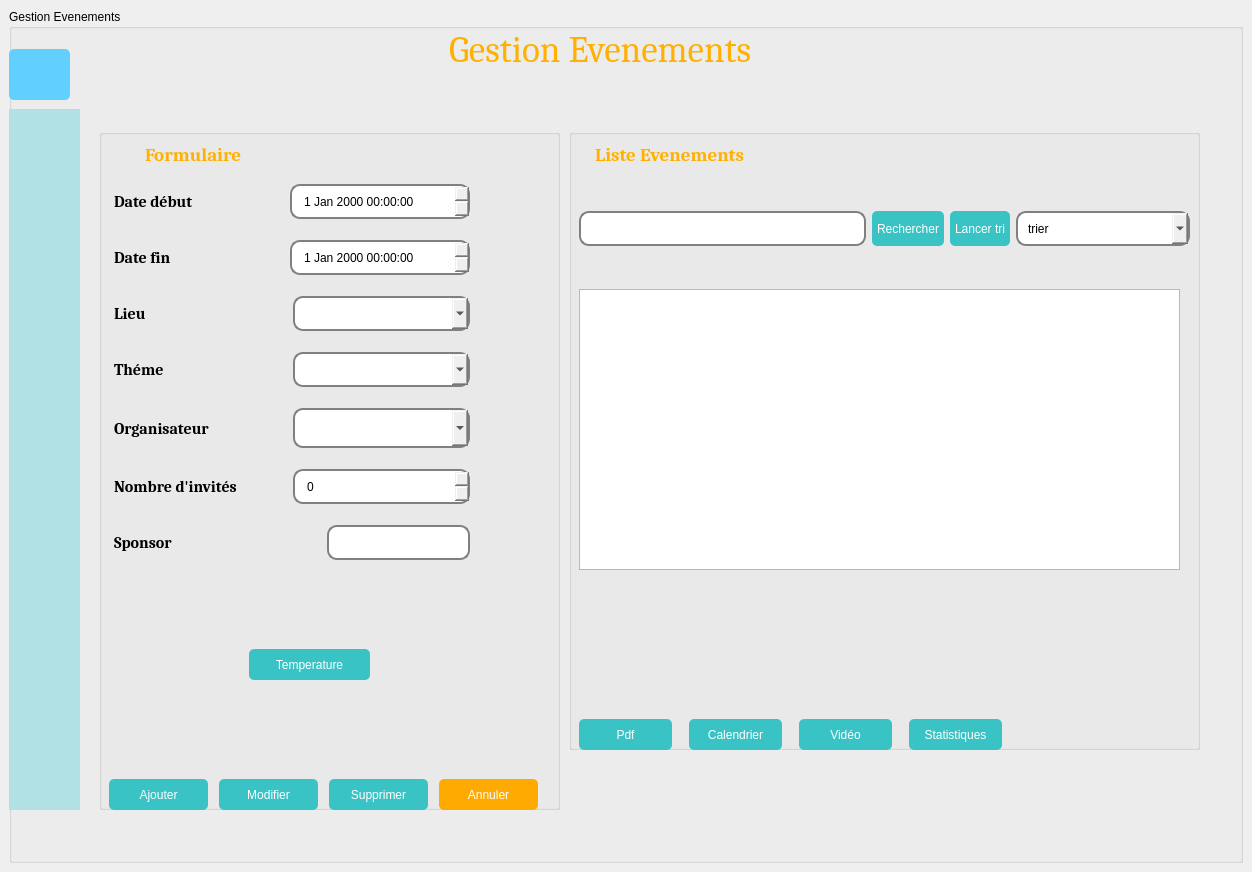
<?xml version="1.0" encoding="UTF-8"?>
<ui version="4.0">
 <class>MainWindow_event</class>
 <widget class="QMainWindow" name="MainWindow_event">
  <property name="geometry">
   <rect>
    <x>0</x>
    <y>0</y>
    <width>1252</width>
    <height>872</height>
   </rect>
  </property>
  <property name="windowTitle">
   <string>MainWindow_event</string>
  </property>
  <property name="styleSheet">
   <string notr="true">QLineEdit {
    border: 2px solid gray;
    border-radius: 10px;
    padding: 10px;
}


QPushButton {
    background-color: rgb(58, 195, 197);
    color: white;
    border-radius: 5px;
    padding: 5px;
}

QPushButton:hover{
	background-color: rgb(255, 176, 1);	
}

QLineEdit:focus, QPushButton:focus {
    border: 2px solid #4CAF50;
}
</string>
  </property>
  <widget class="QWidget" name="centralwidget">
   <layout class="QHBoxLayout" name="horizontalLayout_8">
    <item>
     <widget class="QGroupBox" name="groupBox">
      <property name="title">
       <string>Gestion Evenements</string>
      </property>
      <widget class="QGroupBox" name="ajouter">
       <property name="geometry">
        <rect>
         <x>90</x>
         <y>120</y>
         <width>461</width>
         <height>681</height>
        </rect>
       </property>
       <property name="maximumSize">
        <size>
         <width>500</width>
         <height>700</height>
        </size>
       </property>
       <property name="styleSheet">
        <string notr="true">QGroupBox {
    font: 12px;
 background-color:transparent;
}




QLabel {
    font-weight: bold;
    padding: 1px;
}

QDateTimeEdit {
    border: 2px solid gray;
    border-radius: 10px;
    padding: 10px;
}

QComboBox {
    border: 2px solid gray;
    border-radius: 10px;
    padding: 10px;
}

QSpinBox {
    border: 2px solid gray;
    border-radius: 10px;
    padding: 10px;
}</string>
       </property>
       <property name="title">
        <string/>
       </property>
       <widget class="QLabel" name="Ajouter">
        <property name="geometry">
         <rect>
          <x>40</x>
          <y>10</y>
          <width>211</width>
          <height>31</height>
         </rect>
        </property>
        <property name="font">
         <font>
          <family>Cambria</family>
          <pointsize>14</pointsize>
          <weight>75</weight>
          <italic>false</italic>
          <bold>true</bold>
         </font>
        </property>
        <property name="styleSheet">
         <string notr="true">QLabel {
   color:#ffb001;
}</string>
        </property>
        <property name="text">
         <string>Formulaire</string>
        </property>
       </widget>
       <widget class="QWidget" name="layoutWidget_4">
        <property name="geometry">
         <rect>
          <x>10</x>
          <y>40</y>
          <width>361</width>
          <height>411</height>
         </rect>
        </property>
        <layout class="QVBoxLayout" name="verticalLayout">
         <item>
          <layout class="QHBoxLayout" name="horizontalLayout">
           <property name="spacing">
            <number>0</number>
           </property>
           <item>
            <widget class="QLabel" name="nom_label">
             <property name="font">
              <font>
               <family>Cambria</family>
               <pointsize>12</pointsize>
               <weight>75</weight>
               <bold>true</bold>
              </font>
             </property>
             <property name="text">
              <string>Date début</string>
             </property>
            </widget>
           </item>
           <item>
            <widget class="QDateTimeEdit" name="dateTimeEdit_debut">
             <property name="maximumSize">
              <size>
               <width>16777215</width>
               <height>35</height>
              </size>
             </property>
            </widget>
           </item>
          </layout>
         </item>
         <item>
          <layout class="QHBoxLayout" name="horizontalLayout_2">
           <property name="spacing">
            <number>0</number>
           </property>
           <item>
            <widget class="QLabel" name="nom_label_2">
             <property name="font">
              <font>
               <family>Cambria</family>
               <pointsize>12</pointsize>
               <weight>75</weight>
               <bold>true</bold>
              </font>
             </property>
             <property name="text">
              <string>Date fin</string>
             </property>
            </widget>
           </item>
           <item>
            <widget class="QDateTimeEdit" name="dateTimeEdit_fin">
             <property name="maximumSize">
              <size>
               <width>16777215</width>
               <height>35</height>
              </size>
             </property>
            </widget>
           </item>
          </layout>
         </item>
         <item>
          <layout class="QHBoxLayout" name="horizontalLayout_3">
           <item>
            <widget class="QLabel" name="organization_label">
             <property name="font">
              <font>
               <family>Cambria</family>
               <pointsize>12</pointsize>
               <weight>75</weight>
               <bold>true</bold>
              </font>
             </property>
             <property name="text">
              <string>Lieu</string>
             </property>
            </widget>
           </item>
           <item>
            <widget class="QComboBox" name="comboBox_lieu">
             <property name="maximumSize">
              <size>
               <width>16777215</width>
               <height>35</height>
              </size>
             </property>
            </widget>
           </item>
          </layout>
         </item>
         <item>
          <layout class="QHBoxLayout" name="horizontalLayout_4">
           <item>
            <widget class="QLabel" name="budget_label">
             <property name="font">
              <font>
               <family>Cambria</family>
               <pointsize>12</pointsize>
               <weight>75</weight>
               <bold>true</bold>
              </font>
             </property>
             <property name="text">
              <string>Théme</string>
             </property>
            </widget>
           </item>
           <item>
            <widget class="QComboBox" name="comboBox_theme">
             <property name="maximumSize">
              <size>
               <width>16777215</width>
               <height>35</height>
              </size>
             </property>
            </widget>
           </item>
          </layout>
         </item>
         <item>
          <layout class="QHBoxLayout" name="horizontalLayout_5">
           <item>
            <widget class="QLabel" name="id_label">
             <property name="font">
              <font>
               <family>Cambria</family>
               <pointsize>12</pointsize>
               <weight>75</weight>
               <bold>true</bold>
              </font>
             </property>
             <property name="text">
              <string>Organisateur</string>
             </property>
            </widget>
           </item>
           <item>
            <widget class="QComboBox" name="comboBox_organisateur"/>
           </item>
          </layout>
         </item>
         <item>
          <layout class="QHBoxLayout" name="horizontalLayout_6">
           <item>
            <widget class="QLabel" name="date_label">
             <property name="font">
              <font>
               <family>Cambria</family>
               <pointsize>12</pointsize>
               <weight>75</weight>
               <bold>true</bold>
              </font>
             </property>
             <property name="text">
              <string>Nombre d'invités</string>
             </property>
            </widget>
           </item>
           <item>
            <widget class="QSpinBox" name="spinBox_nb">
             <property name="maximumSize">
              <size>
               <width>16777215</width>
               <height>35</height>
              </size>
             </property>
            </widget>
           </item>
          </layout>
         </item>
         <item>
          <layout class="QHBoxLayout" name="horizontalLayout_7">
           <item>
            <widget class="QLabel" name="id_label_2">
             <property name="font">
              <font>
               <family>Cambria</family>
               <pointsize>12</pointsize>
               <weight>75</weight>
               <bold>true</bold>
              </font>
             </property>
             <property name="text">
              <string>Sponsor</string>
             </property>
            </widget>
           </item>
           <item>
            <spacer name="horizontalSpacer">
             <property name="orientation">
              <enum>Qt::Horizontal</enum>
             </property>
             <property name="sizeHint" stdset="0">
              <size>
               <width>40</width>
               <height>20</height>
              </size>
             </property>
            </spacer>
           </item>
           <item>
            <widget class="QLineEdit" name="lineEdit_id_sponsor">
             <property name="maximumSize">
              <size>
               <width>16777215</width>
               <height>35</height>
              </size>
             </property>
            </widget>
           </item>
          </layout>
         </item>
        </layout>
       </widget>
       <widget class="QPushButton" name="ajouter_pb">
        <property name="geometry">
         <rect>
          <x>10</x>
          <y>650</y>
          <width>99</width>
          <height>31</height>
         </rect>
        </property>
        <property name="maximumSize">
         <size>
          <width>100</width>
          <height>31</height>
         </size>
        </property>
        <property name="text">
         <string>Ajouter</string>
        </property>
        <property name="icon">
         <iconset resource="Resource.qrc">
          <normaloff>:/Icones/Icones/ajouter.png</normaloff>:/Icones/Icones/ajouter.png</iconset>
        </property>
        <property name="iconSize">
         <size>
          <width>20</width>
          <height>20</height>
         </size>
        </property>
       </widget>
       <widget class="QPushButton" name="supprimer_pb">
        <property name="geometry">
         <rect>
          <x>230</x>
          <y>650</y>
          <width>99</width>
          <height>31</height>
         </rect>
        </property>
        <property name="maximumSize">
         <size>
          <width>101</width>
          <height>31</height>
         </size>
        </property>
        <property name="text">
         <string>Supprimer</string>
        </property>
        <property name="icon">
         <iconset resource="Resource.qrc">
          <normaloff>:/Icones/Icones/supprimer.png</normaloff>:/Icones/Icones/supprimer.png</iconset>
        </property>
        <property name="iconSize">
         <size>
          <width>20</width>
          <height>20</height>
         </size>
        </property>
       </widget>
       <widget class="QPushButton" name="modifier_pb">
        <property name="geometry">
         <rect>
          <x>120</x>
          <y>650</y>
          <width>99</width>
          <height>31</height>
         </rect>
        </property>
        <property name="maximumSize">
         <size>
          <width>100</width>
          <height>31</height>
         </size>
        </property>
        <property name="text">
         <string>Modifier</string>
        </property>
        <property name="icon">
         <iconset resource="Resource.qrc">
          <normaloff>:/Icones/Icones/modifier.png</normaloff>:/Icones/Icones/modifier.png</iconset>
        </property>
        <property name="iconSize">
         <size>
          <width>20</width>
          <height>20</height>
         </size>
        </property>
       </widget>
       <widget class="QPushButton" name="annuler_pb">
        <property name="geometry">
         <rect>
          <x>340</x>
          <y>650</y>
          <width>99</width>
          <height>31</height>
         </rect>
        </property>
        <property name="maximumSize">
         <size>
          <width>100</width>
          <height>31</height>
         </size>
        </property>
        <property name="styleSheet">
         <string notr="true">background-color: rgb(255, 170, 0)</string>
        </property>
        <property name="text">
         <string>Annuler</string>
        </property>
        <property name="icon">
         <iconset theme="s">
          <normaloff>.</normaloff>.</iconset>
        </property>
        <property name="iconSize">
         <size>
          <width>20</width>
          <height>20</height>
         </size>
        </property>
       </widget>
       <widget class="QPushButton" name="pushButton_2">
        <property name="geometry">
         <rect>
          <x>150</x>
          <y>520</y>
          <width>121</width>
          <height>31</height>
         </rect>
        </property>
        <property name="text">
         <string>Temperature</string>
        </property>
        <property name="icon">
         <iconset resource="Resource.qrc">
          <normaloff>:/Icones/Icones/température.png</normaloff>:/Icones/Icones/température.png</iconset>
        </property>
        <property name="iconSize">
         <size>
          <width>30</width>
          <height>30</height>
         </size>
        </property>
       </widget>
      </widget>
      <widget class="QLabel" name="nom_gestion">
       <property name="geometry">
        <rect>
         <x>440</x>
         <y>10</y>
         <width>441</width>
         <height>61</height>
        </rect>
       </property>
       <property name="font">
        <font>
         <family>Cambria</family>
         <pointsize>28</pointsize>
         <weight>50</weight>
         <bold>false</bold>
        </font>
       </property>
       <property name="styleSheet">
        <string notr="true">
QLabel {
   color:#ffb001;
}
</string>
       </property>
       <property name="text">
        <string>Gestion Evenements</string>
       </property>
      </widget>
      <widget class="QGroupBox" name="afficher">
       <property name="geometry">
        <rect>
         <x>560</x>
         <y>120</y>
         <width>631</width>
         <height>621</height>
        </rect>
       </property>
       <property name="styleSheet">
        <string notr="true">QGroupBox {
    font: 12px;
 background-color:transparent;
}


QLabel {
    font-weight: bold;
    padding: 1px;
}


QComboBox {
    border: 2px solid gray;
    border-radius: 10px;
    padding: 10px;
}</string>
       </property>
       <property name="title">
        <string/>
       </property>
       <widget class="QLabel" name="afficher_label">
        <property name="geometry">
         <rect>
          <x>20</x>
          <y>10</y>
          <width>221</width>
          <height>31</height>
         </rect>
        </property>
        <property name="font">
         <font>
          <family>Cambria</family>
          <pointsize>14</pointsize>
          <weight>75</weight>
          <italic>false</italic>
          <bold>true</bold>
         </font>
        </property>
        <property name="styleSheet">
         <string notr="true">QLabel {
   color:#ffb001;
}</string>
        </property>
        <property name="text">
         <string>Liste Evenements</string>
        </property>
       </widget>
       <widget class="QTableView" name="tableView">
        <property name="geometry">
         <rect>
          <x>10</x>
          <y>160</y>
          <width>601</width>
          <height>281</height>
         </rect>
        </property>
       </widget>
       <widget class="QPushButton" name="stat_pb">
        <property name="geometry">
         <rect>
          <x>340</x>
          <y>590</y>
          <width>93</width>
          <height>31</height>
         </rect>
        </property>
        <property name="styleSheet">
         <string notr="true">
QPushButton {
    background-color: rgb(58, 195, 197);
    color: white;
    border-radius: 5px;
    padding: 5px;
}

QLineEdit:focus, QPushButton:focus {
    border: 2px solid #4CAF50;
}

QPushButton:hover{
	background-color: rgb(255, 176, 1);	
}

</string>
        </property>
        <property name="text">
         <string>Statistiques</string>
        </property>
        <property name="iconSize">
         <size>
          <width>30</width>
          <height>40</height>
         </size>
        </property>
       </widget>
       <widget class="QPushButton" name="calendar_pb">
        <property name="geometry">
         <rect>
          <x>120</x>
          <y>590</y>
          <width>93</width>
          <height>31</height>
         </rect>
        </property>
        <property name="styleSheet">
         <string notr="true">
QPushButton {
    background-color: rgb(58, 195, 197);
    color: white;
    border-radius: 5px;
    padding: 5px;
}

QLineEdit:focus, QPushButton:focus {
    border: 2px solid #4CAF50;
}

QPushButton:hover{
	background-color: rgb(255, 176, 1);	
}

</string>
        </property>
        <property name="text">
         <string>Calendrier</string>
        </property>
        <property name="icon">
         <iconset resource="Resource.qrc">
          <normaloff>:/Icones/Icones/calendrier.png</normaloff>
          <normalon>:/Img/Icones/calendrier.png</normalon>:/Icones/Icones/calendrier.png</iconset>
        </property>
        <property name="iconSize">
         <size>
          <width>30</width>
          <height>40</height>
         </size>
        </property>
        <property name="checkable">
         <bool>true</bool>
        </property>
       </widget>
       <widget class="QPushButton" name="video_pb">
        <property name="geometry">
         <rect>
          <x>230</x>
          <y>590</y>
          <width>93</width>
          <height>31</height>
         </rect>
        </property>
        <property name="styleSheet">
         <string notr="true">
QPushButton {
    background-color: rgb(58, 195, 197);
    color: white;
    border-radius: 5px;
    padding: 5px;
}

QLineEdit:focus, QPushButton:focus {
    border: 2px solid #4CAF50;
}

QPushButton:hover{
	background-color: rgb(255, 176, 1);	
}

</string>
        </property>
        <property name="text">
         <string>Vidéo</string>
        </property>
        <property name="icon">
         <iconset resource="Resource.qrc">
          <normaloff>:/Icones/Icones/video.png</normaloff>
          <normalon>:/Img/Icones/video.png</normalon>:/Icones/Icones/video.png</iconset>
        </property>
        <property name="iconSize">
         <size>
          <width>30</width>
          <height>40</height>
         </size>
        </property>
       </widget>
       <widget class="QPushButton" name="pdf_pb">
        <property name="geometry">
         <rect>
          <x>10</x>
          <y>590</y>
          <width>93</width>
          <height>31</height>
         </rect>
        </property>
        <property name="text">
         <string>Pdf</string>
        </property>
        <property name="icon">
         <iconset resource="Resource.qrc">
          <normaloff>:/Icones/Icones/pdf.png</normaloff>:/Icones/Icones/pdf.png</iconset>
        </property>
        <property name="iconSize">
         <size>
          <width>30</width>
          <height>40</height>
         </size>
        </property>
       </widget>
       <widget class="QWidget" name="layoutWidget">
        <property name="geometry">
         <rect>
          <x>10</x>
          <y>80</y>
          <width>611</width>
          <height>39</height>
         </rect>
        </property>
        <layout class="QHBoxLayout" name="horizontalLayout_11">
         <item>
          <layout class="QHBoxLayout" name="horizontalLayout_10">
           <item>
            <widget class="QLineEdit" name="lineEdit_rechercher">
             <property name="maximumSize">
              <size>
               <width>16777215</width>
               <height>35</height>
              </size>
             </property>
            </widget>
           </item>
           <item>
            <widget class="QPushButton" name="chercher">
             <property name="maximumSize">
              <size>
               <width>101</width>
               <height>35</height>
              </size>
             </property>
             <property name="text">
              <string>Rechercher</string>
             </property>
             <property name="icon">
              <iconset resource="Resource.qrc">
               <normaloff>:/Icones/Icones/rechercher.png</normaloff>:/Icones/Icones/rechercher.png</iconset>
             </property>
             <property name="iconSize">
              <size>
               <width>20</width>
               <height>20</height>
              </size>
             </property>
            </widget>
           </item>
          </layout>
         </item>
         <item>
          <layout class="QHBoxLayout" name="horizontalLayout_9">
           <item>
            <widget class="QPushButton" name="pushButton_tri">
             <property name="maximumSize">
              <size>
               <width>16777215</width>
               <height>35</height>
              </size>
             </property>
             <property name="text">
              <string>Lancer tri</string>
             </property>
            </widget>
           </item>
           <item>
            <widget class="QComboBox" name="comboBox_tri">
             <property name="maximumSize">
              <size>
               <width>16777215</width>
               <height>35</height>
              </size>
             </property>
             <item>
              <property name="text">
               <string>trier</string>
              </property>
             </item>
             <item>
              <property name="text">
               <string>par date</string>
              </property>
             </item>
             <item>
              <property name="text">
               <string>par theme</string>
              </property>
             </item>
             <item>
              <property name="text">
               <string>par nombre d'invites</string>
              </property>
             </item>
             <item>
              <property name="text">
               <string>---------------------------------</string>
              </property>
             </item>
             <item>
              <property name="text">
               <string>ordre croissant</string>
              </property>
             </item>
             <item>
              <property name="text">
               <string>ordre decroissant</string>
              </property>
             </item>
            </widget>
           </item>
          </layout>
         </item>
        </layout>
       </widget>
      </widget>
      <widget class="QLabel" name="label">
       <property name="geometry">
        <rect>
         <x>0</x>
         <y>20</y>
         <width>1211</width>
         <height>801</height>
        </rect>
       </property>
       <property name="styleSheet">
        <string notr="true">background-image: url(:/img/img/back.png);
</string>
       </property>
       <property name="text">
        <string/>
       </property>
       <property name="pixmap">
        <pixmap resource="Resource.qrc">:/img/back.png</pixmap>
       </property>
       <property name="scaledContents">
        <bool>true</bool>
       </property>
      </widget>
      <widget class="QPushButton" name="pushButton_20">
       <property name="geometry">
        <rect>
         <x>0</x>
         <y>40</y>
         <width>61</width>
         <height>51</height>
        </rect>
       </property>
       <property name="styleSheet">
        <string notr="true">background-color: rgb(97, 208, 255);</string>
       </property>
       <property name="text">
        <string/>
       </property>
       <property name="icon">
        <iconset>
         <normalon>:/img/menu.png</normalon>
        </iconset>
       </property>
       <property name="iconSize">
        <size>
         <width>40</width>
         <height>40</height>
        </size>
       </property>
       <property name="checkable">
        <bool>true</bool>
       </property>
      </widget>
      <widget class="QWidget" name="widget" native="true">
       <property name="geometry">
        <rect>
         <x>0</x>
         <y>100</y>
         <width>71</width>
         <height>701</height>
        </rect>
       </property>
       <property name="styleSheet">
        <string notr="true">	background-color: rgb(178, 225, 229);</string>
       </property>
       <widget class="QPushButton" name="pushButton_13">
        <property name="geometry">
         <rect>
          <x>0</x>
          <y>30</y>
          <width>71</width>
          <height>61</height>
         </rect>
        </property>
        <property name="styleSheet">
         <string notr="true"/>
        </property>
        <property name="text">
         <string/>
        </property>
        <property name="icon">
         <iconset>
          <normalon>:/img/home.png</normalon>
         </iconset>
        </property>
        <property name="iconSize">
         <size>
          <width>40</width>
          <height>40</height>
         </size>
        </property>
       </widget>
       <widget class="QPushButton" name="pushButton_14">
        <property name="geometry">
         <rect>
          <x>0</x>
          <y>120</y>
          <width>71</width>
          <height>61</height>
         </rect>
        </property>
        <property name="text">
         <string/>
        </property>
        <property name="icon">
         <iconset>
          <normalon>:/img/calendrier.png</normalon>
         </iconset>
        </property>
        <property name="iconSize">
         <size>
          <width>40</width>
          <height>40</height>
         </size>
        </property>
       </widget>
       <widget class="QPushButton" name="pushButton_17">
        <property name="geometry">
         <rect>
          <x>0</x>
          <y>430</y>
          <width>71</width>
          <height>71</height>
         </rect>
        </property>
        <property name="text">
         <string/>
        </property>
        <property name="icon">
         <iconset>
          <normalon>:/img/notepad.png</normalon>
         </iconset>
        </property>
        <property name="iconSize">
         <size>
          <width>40</width>
          <height>40</height>
         </size>
        </property>
       </widget>
       <widget class="QPushButton" name="pushButton_15">
        <property name="geometry">
         <rect>
          <x>0</x>
          <y>210</y>
          <width>71</width>
          <height>61</height>
         </rect>
        </property>
        <property name="text">
         <string/>
        </property>
        <property name="icon">
         <iconset>
          <normalon>:/img/notification.png</normalon>
         </iconset>
        </property>
        <property name="iconSize">
         <size>
          <width>40</width>
          <height>40</height>
         </size>
        </property>
       </widget>
       <widget class="QPushButton" name="pushButton_18">
        <property name="geometry">
         <rect>
          <x>0</x>
          <y>310</y>
          <width>71</width>
          <height>71</height>
         </rect>
        </property>
        <property name="text">
         <string/>
        </property>
        <property name="icon">
         <iconset>
          <normalon>:/img/lecture.png</normalon>
         </iconset>
        </property>
        <property name="iconSize">
         <size>
          <width>40</width>
          <height>40</height>
         </size>
        </property>
       </widget>
       <widget class="QPushButton" name="pushButton_21">
        <property name="geometry">
         <rect>
          <x>0</x>
          <y>540</y>
          <width>71</width>
          <height>61</height>
         </rect>
        </property>
        <property name="text">
         <string/>
        </property>
        <property name="icon">
         <iconset>
          <normalon>:/img/chat.png</normalon>
         </iconset>
        </property>
        <property name="iconSize">
         <size>
          <width>40</width>
          <height>40</height>
         </size>
        </property>
       </widget>
       <widget class="QPushButton" name="pushButton_19">
        <property name="geometry">
         <rect>
          <x>0</x>
          <y>640</y>
          <width>71</width>
          <height>61</height>
         </rect>
        </property>
        <property name="text">
         <string/>
        </property>
        <property name="icon">
         <iconset>
          <normalon>:/img/togglapp.png</normalon>
         </iconset>
        </property>
        <property name="iconSize">
         <size>
          <width>60</width>
          <height>60</height>
         </size>
        </property>
       </widget>
      </widget>
      <zorder>label</zorder>
      <zorder>ajouter</zorder>
      <zorder>nom_gestion</zorder>
      <zorder>afficher</zorder>
      <zorder>pushButton_20</zorder>
      <zorder>widget</zorder>
     </widget>
    </item>
   </layout>
  </widget>
 </widget>
 <resources>
  <include location="Resource.qrc"/>
 </resources>
 <connections/>
</ui>
